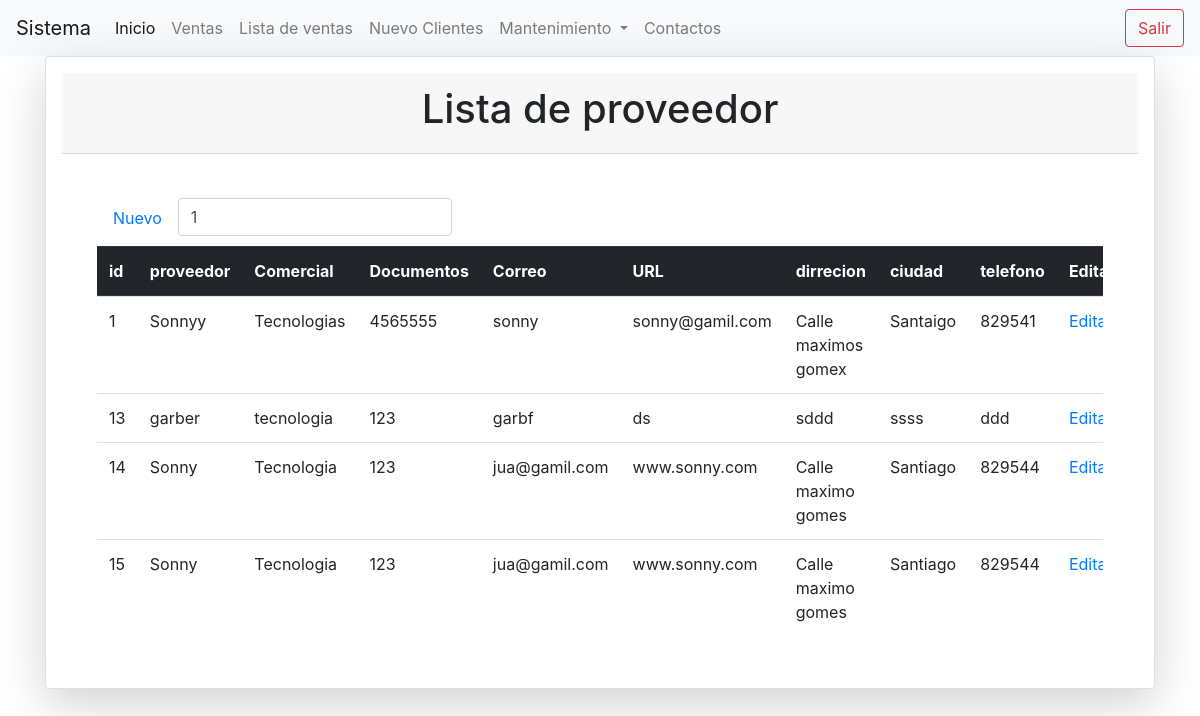
Page /buscar_proveedor.php?busqueda=1 (signed in) on the committed database.
### tables this page shows
CREATE TABLE `proveedor` (
  `idproveedor` int(11) NOT NULL COMMENT 'Llave primaria ',
  `proveedor` varchar(45) NOT NULL COMMENT 'Proveedor ',
  `sector_comercial` varchar(45) NOT NULL COMMENT 'Tipos de comerciales ',
  `documentos` varchar(45) DEFAULT NULL COMMENT 'Documentos de proveedor ',
  `correo` varchar(45) NOT NULL COMMENT 'Correo de proveedor ',
  `URL` varchar(45) NOT NULL COMMENT 'Sitio wed de proveedor ',
  `dirrecion` varchar(45) NOT NULL COMMENT 'Dirección de proveedor ',
  `ciudad` varchar(45) NOT NULL COMMENT 'provincia donde el proveedor esta ubicado ',
  `telefono` varchar(13) NOT NULL COMMENT 'Contactos de proveedor',
  `estatus` varchar(1) NOT NULL DEFAULT '1' COMMENT 'Si el proveedor esta activo o inactivo ',
  `idusuario` int(11) NOT NULL COMMENT 'Usuario que se encargo de registra el proveedor '
);

### buscar_proveedor.php (the view, shortened to what this page needs)
<?php
include "conexion.php";
?>
<!doctype html>
<html lang="en">
  <head>
<?php
include "nav.php";
?>
  </head>
  <body>
  <div class="container">
        <div class="row">
            <div class="col-lg-12 col-md-6">
            <div class="card shadow-lg p-3 mb-5 bg-white ">
            <div class="card-header text-center"> <h1>Lista de proveedor</h1></div>
            <div class="card-body col-md-12">
            <div class="container">
                <?php
                $busqueda = $_REQUEST['busqueda'];
                ?>
          <br>
            <ul class="nav nav">
              <li class="nav-item com-md-12">
                <a class="nav-link active" href="usuario.php">Nuevo</a>
              </li>
              <form action="buscar_proveedor.php" method="get">
            <div class="input-group">
            <div class="form-outline">
            <input type="search" id="form1" name="busqueda" value="<?php echo $busqueda; ?>" class="form-control" />
            </div>
                  </div>
                </form>
            <br>
            <br>
           <table class="table table-responsive table-hover">
            <thead class="thead-dark">
              <tr>
              <th scope="col">id</th>
                <th scope="col ">proveedor</th>
                <th scope="col">Comercial</th>
                <th scope="col">Documentos</th>
                <th scope="col">Correo</th>
                <th scope="col">URL</th>
                <th scope="col">dirrecion</th>
                <th scope="col">ciudad</th>
                <th scope="col">telefono</th>
                <th scope="col">Editar</th>
                 </thead>
                 <tbody>
                  <tr>
                  <?php
                   $por_pagina = 5;
                   if(empty($_GET['pagina']))
                   {
                     $pagina = 1;
                   }else{
                    $pagina = $_GET['pagina'];
                   }
                   $desde = ($pagina -1) * $por_pagina;
                 $qury = mysqli_query($conection,"SELECT * FROM proveedor  WHERE
                 (
                      idproveedor  LIKE '%$busqueda%' OR
                      proveedor LIKE '%$busqueda%' OR
                    	sector_comercial LIKE '%$busqueda%' OR
                      documentos LIKE '$busqueda%'OR
                      correo LIKE '$busqueda%'OR
                      dirrecion LIKE '%$busqueda%' OR
                      ciudad LIKE '%$busqueda%' OR
                      telefono LIKE '%$busqueda%')
                 AND
                 estatus = 1 ORDER BY idproveedor ASC
                 LIMIT $desde,$por_pagina");
                $result = mysqli_num_rows($qury);
                 if($result>0){
                   while($data= mysqli_fetch_array($qury)){
                   ?>
                   <tr>
                   <td><?php echo $data["idproveedor"]?></td>
                    <td><?php echo $data["proveedor"];?></td>
                    <td><?php echo $data["sector_comercial"];?></td>
                    <td><?php echo $data["documentos"];?></td>
                    <td><?php echo $data["correo"];?></td>
                    <td><?php echo $data["URL"];?></td>
                    <td><?php echo $data["dirrecion"];?></td>
                    <td><?php echo $data["ciudad"];?></td>
                    <td><?php echo $data["telefono"];?></td>
                    <td>
                      <a href="edit_proveedor.php?id=<?php echo $data["idproveedor"];?>">Editar</a>
                    </td>
                   </tr>
                   <?php
                   }
                 }
                 ?>
               </tbody>
                </table>
                </div>
                </div>
                </div>
            </div>
      </div>
      </div>
  </body>
</html>

### rows in the picture
proveedor: idproveedor "1", proveedor "Sonnyy", sector_comercial "Tecnologias", documentos "4565555", correo "sonny", URL "sonny@gamil.com", dirrecion "Calle maximos gomex", ciudad "Santaigo", telefono "829541"
proveedor: idproveedor "13", proveedor "garber", sector_comercial "tecnologia", documentos "123", correo "garbf", URL "ds", dirrecion "sddd", ciudad "ssss", telefono "ddd"
proveedor: idproveedor "14", proveedor "Sonny", sector_comercial "Tecnologia", documentos "123", correo "jua@gamil.com", URL "www.sonny.com", dirrecion "Calle maximo gomes", ciudad "Santiago", telefono "829544"
proveedor: idproveedor "15", proveedor "Sonny", sector_comercial "Tecnologia", documentos "123", correo "jua@gamil.com", URL "www.sonny.com", dirrecion "Calle maximo gomes", ciudad "Santiago", telefono "829544"
